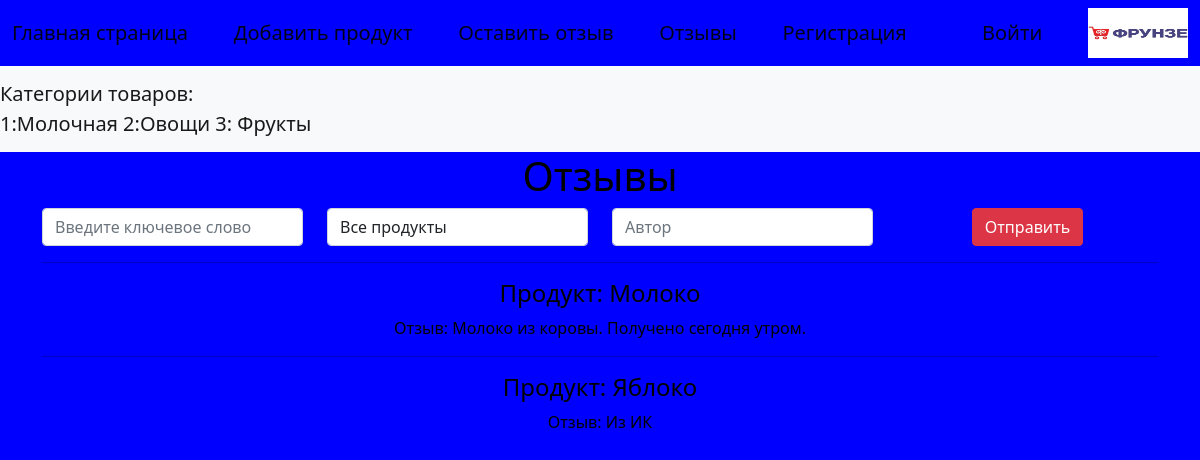
Before: /review/ with the older database file.
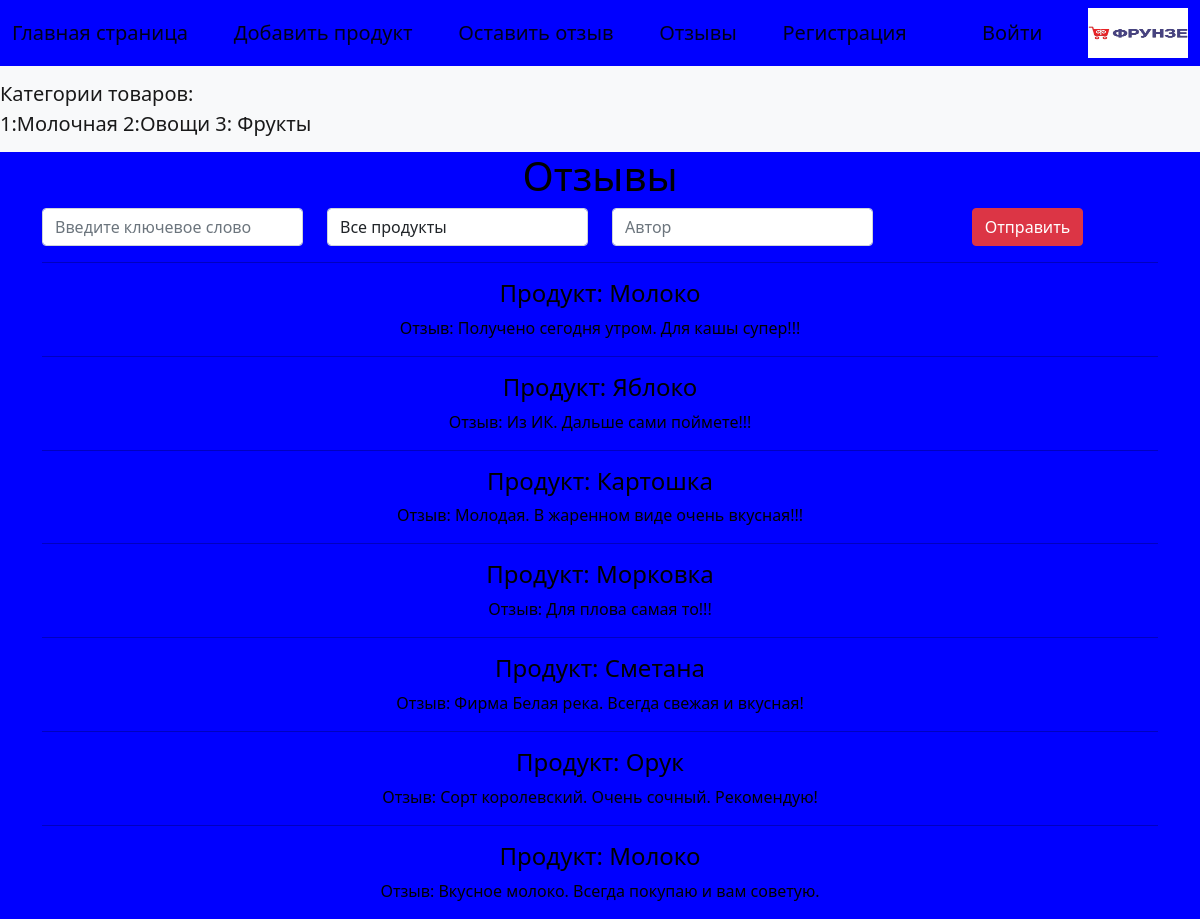
After: the same page with the newer database file.
### DZ/models.py (models this page shows, shortened)
class Review(models.Model):
    class Meta:
        verbose_name = 'Отзыв'
        verbose_name_plural = 'Отзывы'
    text = models.CharField('Текст', max_length=255)
    author = models.CharField('Автор', max_length=255, null=True)
    product = models.ForeignKey(Product, verbose_name='Продукт', on_delete=models.CASCADE, null=True)

class Product(models.Model):
    class Meta:
        verbose_name = 'Продукт'
        verbose_name_plural = 'Продукты'
    title = models.CharField('Название', max_length=255, null=False)
    description = models.CharField('Описание', max_length=255, null=False)
    price = models.IntegerField('Цена', default=0)
    category = models.ForeignKey(Category, verbose_name='Категория', on_delete=models.CASCADE, null=True)

### DZ/views.py (the view)
# urls.py: path('review/', views.review_list),
def review_list(request):
    text = request.GET.get('search_text', '')
    reviews = Review.objects.filter(text__contains=text)
    product = request.GET.get('products', '')
    if product != '':
        reviews = reviews.filter(product_id=int(product))
    return render(request, 'review.html', context={
        'reviews': reviews,
        'products': Product.objects.all()
    })

### templates/review.html (shortened to what this page needs)
{% extends 'layout.html' %}
{% block content %}
<h1> Отзывы </h1>
<form action="/review/" class="row" method="get">
<div class="col-3">
    <input class= "form-control" name="search_text" placeholder="Введите ключевое слово">
</div>
    <br>
<div class="col-3">
    <select class="form-control" name="products">
        <option class="form-control" value="">Все продукты</option>
    </select>
</div>
    <br>
<div class="col-3">
    <input class= "form-control" name="search_text" placeholder="Автор">
</div>
    <br>
<div class="col-3">
    <input class="btn btn-danger" type="submit" value="Отправить">
</div>
</form>
{% for review in reviews %}
    <hr>
    <h4>Продукт:   {{ review.product.title }}</h4>
    <p>Отзыв:  {{ review.text }}</p>
{% endfor %}
{% endblock %}

### templates/layout.html (shortened to what this page needs)
{% load static %}
<!DOCTYPE html>
<html lang="en">
<head>
    <link href="https://cdn.jsdelivr.net/npm/bootstrap@5.0.2/dist/css/bootstrap.min.css" rel="stylesheet">
    <link type="text/css" rel="stylesheet" href="{% static 'css/style.css' %}">
</head>
<body>
<nav class="navbar navbar-light" style="background-color: blue;">
  <div class="container-fluid">
      <a class="navbar-brand" href="/products/">Главная страница</a>
      <a class="navbar-brand" href="/add_product/">
          Добавить продукт
      </a>
      <a class="navbar-brand" href="/add_review">
          Оставить отзыв
      </a>
      <a class="navbar-brand" href="http://127.0.0.1:8000/review/">
          Отзывы
      </a>
   <a class="navbar-brand" href="/register/">
      Регистрация
      {% if user.is_authenticated %}
          <a class="navbar-brand" href="/logout/">
          Выйти ({{ user.username }})
            </a>
      {% else %}
            <a class="navbar-brand" href="/login/">
          Войти
            </a>
      {% endif %}
      <img src="{% static 'images/11272_w750_h_r.jpg' %}" alt="" width="100" height="50" class="d-inline-block align-text-top">
    </a>
  </div>
</nav>
<nav class="navbar navbar-light bg-light">
    <a class="navbar-brand" href="#">Категории товаров: <br>1:Молочная 2:Овощи 3: Фрукты</a>
</nav>
<div class="container" style="text-align: center">
    {% block content %}
    {% endblock %}
</div>
</body>
</html>

### static/css/style.css (style rules this page uses)
body { background: blue; color: black; }

Changed rows visible on the page:
changed Review: text "Молоко из коровы. Получено сегодня утром." → "Получено сегодня утром. Для кашы супер!!!"
changed Review "Яблоко": text "Из ИК" → "Из ИК. Дальше сами поймете!!!"
added Review: product "Картошка", text "Молодая. В жаренном виде очень вкусная!!!"
added Review: product "Морковка", text "Для плова самая то!!!"
added Review: product "Сметана", text "Фирма Белая река. Всегда свежая и вкусная!"
added Review: product "Орук", text "Сорт королевский. Очень сочный. Рекомендую!"
added Review: product "Молоко", text "Вкусное молоко. Всегда покупаю и вам советую."
